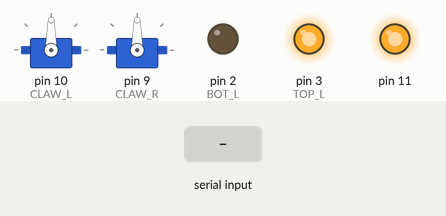
Recording of a sketch running on a simulated Arduino Uno, built with avr-gcc and run on an emulated ATmega328P. On the bench: 2 × servo, output pins drawn as LEDs (lit = HIGH). The test bench sets the inputs (shaded band). Pins used as bus, display or sensor lines are not drawn; what the sketch prints to the serial monitor is not drawn.

Above: at 1.2 s.
1.3 s: "o\n" received over Serial
At 2.1 s:
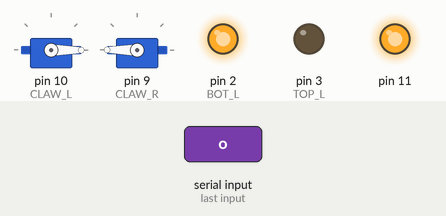
2.8 s: byte 107 ('k') received over Serial
At 3.2 s:
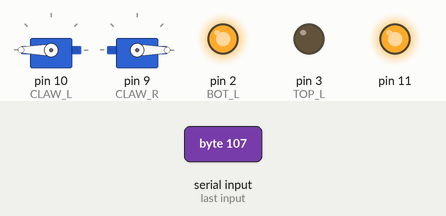
Timing chart, 0 to 5.8 s (numbered marks = the images above; inputs shaded):
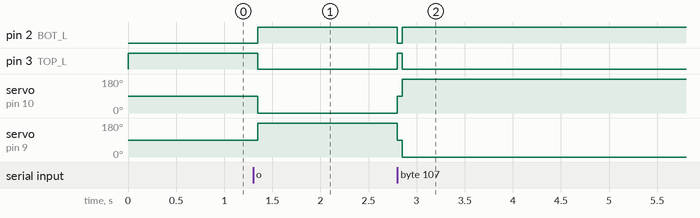

The sketch:

claw.ino
```cpp
#include <Servo.h>
#include <string.h>
#define DEV_ID  3
#define CLAW_L 10
#define BOT_L   2
#define TOP_L   3
#define CLAW_R  9
#define BOT_R   0
#define TOP_R   1

Servo claw_l;
Servo claw_r;
unsigned long time;
char msg[64];

int limit(int x, int a, int b) {
  if (x > b) {
    return b;
  } else if (x < a) {
    return a;
  } else {
    return x;
  }
}

void setclaw(int vel) {
  vel = limit(vel, -90, 90);
  claw_l.write(90 - vel);
  claw_r.write(vel + 90);
}

void stopclaw() {
  digitalWrite(TOP_R, HIGH);
  digitalWrite(BOT_R, LOW);
  digitalWrite(TOP_L, HIGH);
  digitalWrite(BOT_L, LOW);
  setclaw(0);
  //Serial.println("stopclaw");
}

void openclaw() {
  stopclaw();
  delay(50);
  setclaw(90);
  digitalWrite(BOT_R, HIGH);
  digitalWrite(TOP_R, LOW);
  digitalWrite(BOT_L, HIGH);
  digitalWrite(TOP_L, LOW);
  //Serial.println("openclaw");
}

void closeclaw() {
  stopclaw();
  delay(50);
  setclaw(-90);
  digitalWrite(BOT_R, HIGH);
  digitalWrite(TOP_R, LOW);
  digitalWrite(BOT_L, HIGH);
  digitalWrite(TOP_L, LOW);
  //Serial.println("closeclaw");
}

void setup() {
  claw_l.attach(CLAW_L);
  claw_r.attach(CLAW_R);
  pinMode(TOP_L, OUTPUT);
  pinMode(BOT_L, OUTPUT);
  pinMode(TOP_R, OUTPUT);
  pinMode(BOT_R, OUTPUT);
  pinMode(11, OUTPUT);

  Serial.begin(38400);
  stopclaw();
  digitalWrite(11, HIGH);
  time = millis();
}

void loop() {
  if (Serial.available() > 0) {
    char c = Serial.read();
    switch (c) {
      case ' ':
        stopclaw();
        break;
      case 'o':
        openclaw();
        break;
      case 'k':
        closeclaw();
        break;
      case '\n':
        // do nothing
        break;
      default:
        //Serial.println("err: bad command");
        //Serial.println(c);
        break;
    }
  }
  if (millis() - time > 100) { // 10Hz
    sprintf(msg, "[%d ]", DEV_ID);
    Serial.println(msg);
    time = millis();
  }
}
```

Measured:
- after the input at 1.3 s, pin 2 (BOT_L): LOW → HIGH after 0.05 s; pin 3 (TOP_L): HIGH → LOW after 0.05 s; servo on pin 10 (CLAW_L): 90° → 0° after 0.05 s; servo on pin 9 (CLAW_R): 90° → 180° after 0.05 s
- after the input at 2.8 s, pin 2 (BOT_L): HIGH → LOW at once, → HIGH 0.05 s later; pin 3 (TOP_L): LOW → HIGH at once, → LOW 0.05 s later; servo on pin 10 (CLAW_L): 0° → 180° at once; servo on pin 9 (CLAW_R): 180° → 0° at once
